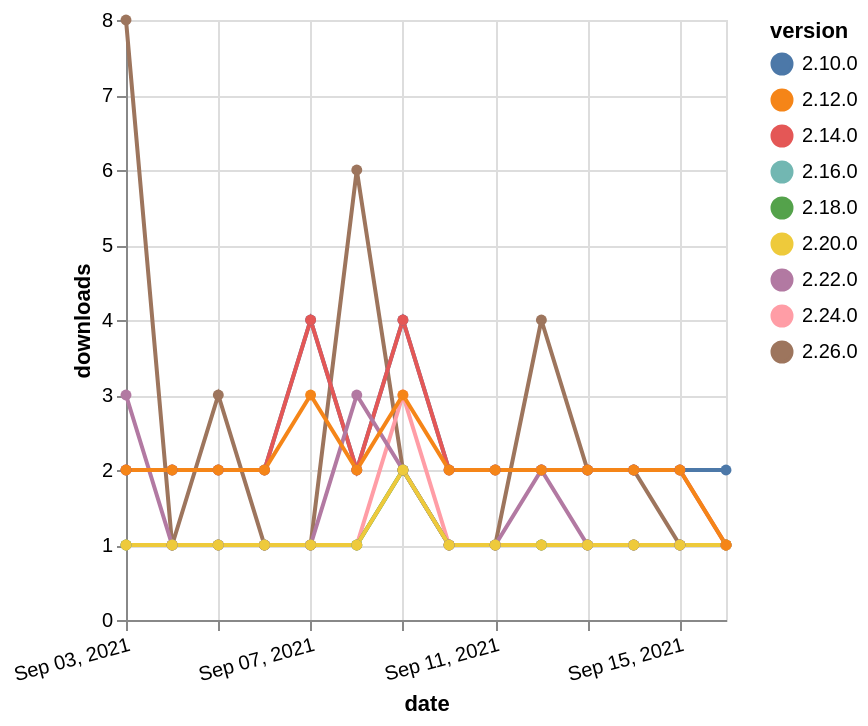

Describe this chart as a Vega-Lite specification.
### Vega-Lite specification from a JSON file in a GitHub repository (floating-point values rounded to 4 significant figures)
{"$schema": "https://vega.github.io/schema/vega-lite/v5.json", "description": "A simple bar chart with embedded data.", "data": {"values": [{"date": "2021-09-03", "total": 360, "delta": 1, "version": "2.16.0"}, {"date": "2021-09-04", "total": 361, "delta": 1, "version": "2.16.0"}, {"date": "2021-09-05", "total": 362, "delta": 1, "version": "2.16.0"}, {"date": "2021-09-06", "total": 363, "delta": 1, "version": "2.16.0"}, {"date": "2021-09-07", "total": 364, "delta": 1, "version": "2.16.0"}, {"date": "2021-09-08", "total": 365, "delta": 1, "version": "2.16.0"}, {"date": "2021-09-09", "total": 367, "delta": 2, "version": "2.16.0"}, {"date": "2021-09-10", "total": 368, "delta": 1, "version": "2.16.0"}, {"date": "2021-09-11", "total": 369, "delta": 1, "version": "2.16.0"}, {"date": "2021-09-12", "total": 370, "delta": 1, "version": "2.16.0"}, {"date": "2021-09-13", "total": 371, "delta": 1, "version": "2.16.0"}, {"date": "2021-09-14", "total": 372, "delta": 1, "version": "2.16.0"}, {"date": "2021-09-15", "total": 373, "delta": 1, "version": "2.16.0"}, {"date": "2021-09-16", "total": 374, "delta": 1, "version": "2.16.0"}, {"date": "2021-09-03", "total": 164, "delta": 8, "version": "2.26.0"}, {"date": "2021-09-04", "total": 165, "delta": 1, "version": "2.26.0"}, {"date": "2021-09-05", "total": 168, "delta": 3, "version": "2.26.0"}, {"date": "2021-09-06", "total": 169, "delta": 1, "version": "2.26.0"}, {"date": "2021-09-07", "total": 170, "delta": 1, "version": "2.26.0"}, {"date": "2021-09-08", "total": 176, "delta": 6, "version": "2.26.0"}, {"date": "2021-09-09", "total": 178, "delta": 2, "version": "2.26.0"}, {"date": "2021-09-10", "total": 179, "delta": 1, "version": "2.26.0"}, {"date": "2021-09-11", "total": 180, "delta": 1, "version": "2.26.0"}, {"date": "2021-09-12", "total": 184, "delta": 4, "version": "2.26.0"}, {"date": "2021-09-13", "total": 186, "delta": 2, "version": "2.26.0"}, {"date": "2021-09-14", "total": 188, "delta": 2, "version": "2.26.0"}, {"date": "2021-09-15", "total": 189, "delta": 1, "version": "2.26.0"}, {"date": "2021-09-16", "total": 190, "delta": 1, "version": "2.26.0"}, {"date": "2021-09-03", "total": 3306, "delta": 2, "version": "2.10.0"}, {"date": "2021-09-04", "total": 3308, "delta": 2, "version": "2.10.0"}, {"date": "2021-09-05", "total": 3310, "delta": 2, "version": "2.10.0"}, {"date": "2021-09-06", "total": 3312, "delta": 2, "version": "2.10.0"}, {"date": "2021-09-07", "total": 3316, "delta": 4, "version": "2.10.0"}, {"date": "2021-09-08", "total": 3318, "delta": 2, "version": "2.10.0"}, {"date": "2021-09-09", "total": 3322, "delta": 4, "version": "2.10.0"}, {"date": "2021-09-10", "total": 3324, "delta": 2, "version": "2.10.0"}, {"date": "2021-09-11", "total": 3326, "delta": 2, "version": "2.10.0"}, {"date": "2021-09-12", "total": 3328, "delta": 2, "version": "2.10.0"}, {"date": "2021-09-13", "total": 3330, "delta": 2, "version": "2.10.0"}, {"date": "2021-09-14", "total": 3332, "delta": 2, "version": "2.10.0"}, {"date": "2021-09-15", "total": 3334, "delta": 2, "version": "2.10.0"}, {"date": "2021-09-16", "total": 3336, "delta": 2, "version": "2.10.0"}, {"date": "2021-09-03", "total": 288, "delta": 1, "version": "2.24.0"}, {"date": "2021-09-04", "total": 289, "delta": 1, "version": "2.24.0"}, {"date": "2021-09-05", "total": 290, "delta": 1, "version": "2.24.0"}, {"date": "2021-09-06", "total": 291, "delta": 1, "version": "2.24.0"}, {"date": "2021-09-07", "total": 292, "delta": 1, "version": "2.24.0"}, {"date": "2021-09-08", "total": 293, "delta": 1, "version": "2.24.0"}, {"date": "2021-09-09", "total": 296, "delta": 3, "version": "2.24.0"}, {"date": "2021-09-10", "total": 297, "delta": 1, "version": "2.24.0"}, {"date": "2021-09-11", "total": 298, "delta": 1, "version": "2.24.0"}, {"date": "2021-09-12", "total": 299, "delta": 1, "version": "2.24.0"}, {"date": "2021-09-13", "total": 300, "delta": 1, "version": "2.24.0"}, {"date": "2021-09-14", "total": 301, "delta": 1, "version": "2.24.0"}, {"date": "2021-09-15", "total": 302, "delta": 1, "version": "2.24.0"}, {"date": "2021-09-16", "total": 303, "delta": 1, "version": "2.24.0"}, {"date": "2021-09-03", "total": 232, "delta": 1, "version": "2.18.0"}, {"date": "2021-09-04", "total": 233, "delta": 1, "version": "2.18.0"}, {"date": "2021-09-05", "total": 234, "delta": 1, "version": "2.18.0"}, {"date": "2021-09-06", "total": 235, "delta": 1, "version": "2.18.0"}, {"date": "2021-09-07", "total": 236, "delta": 1, "version": "2.18.0"}, {"date": "2021-09-08", "total": 237, "delta": 1, "version": "2.18.0"}, {"date": "2021-09-09", "total": 239, "delta": 2, "version": "2.18.0"}, {"date": "2021-09-10", "total": 240, "delta": 1, "version": "2.18.0"}, {"date": "2021-09-11", "total": 241, "delta": 1, "version": "2.18.0"}, {"date": "2021-09-12", "total": 242, "delta": 1, "version": "2.18.0"}, {"date": "2021-09-13", "total": 243, "delta": 1, "version": "2.18.0"}, {"date": "2021-09-14", "total": 244, "delta": 1, "version": "2.18.0"}, {"date": "2021-09-15", "total": 245, "delta": 1, "version": "2.18.0"}, {"date": "2021-09-16", "total": 246, "delta": 1, "version": "2.18.0"}, {"date": "2021-09-03", "total": 2644, "delta": 2, "version": "2.14.0"}, {"date": "2021-09-04", "total": 2646, "delta": 2, "version": "2.14.0"}, {"date": "2021-09-05", "total": 2648, "delta": 2, "version": "2.14.0"}, {"date": "2021-09-06", "total": 2650, "delta": 2, "version": "2.14.0"}, {"date": "2021-09-07", "total": 2654, "delta": 4, "version": "2.14.0"}, {"date": "2021-09-08", "total": 2656, "delta": 2, "version": "2.14.0"}, {"date": "2021-09-09", "total": 2660, "delta": 4, "version": "2.14.0"}, {"date": "2021-09-10", "total": 2662, "delta": 2, "version": "2.14.0"}, {"date": "2021-09-11", "total": 2664, "delta": 2, "version": "2.14.0"}, {"date": "2021-09-12", "total": 2666, "delta": 2, "version": "2.14.0"}, {"date": "2021-09-13", "total": 2668, "delta": 2, "version": "2.14.0"}, {"date": "2021-09-14", "total": 2670, "delta": 2, "version": "2.14.0"}, {"date": "2021-09-15", "total": 2672, "delta": 2, "version": "2.14.0"}, {"date": "2021-09-16", "total": 2673, "delta": 1, "version": "2.14.0"}, {"date": "2021-09-03", "total": 199, "delta": 3, "version": "2.22.0"}, {"date": "2021-09-04", "total": 200, "delta": 1, "version": "2.22.0"}, {"date": "2021-09-05", "total": 201, "delta": 1, "version": "2.22.0"}, {"date": "2021-09-06", "total": 202, "delta": 1, "version": "2.22.0"}, {"date": "2021-09-07", "total": 203, "delta": 1, "version": "2.22.0"}, {"date": "2021-09-08", "total": 206, "delta": 3, "version": "2.22.0"}, {"date": "2021-09-09", "total": 208, "delta": 2, "version": "2.22.0"}, {"date": "2021-09-10", "total": 209, "delta": 1, "version": "2.22.0"}, {"date": "2021-09-11", "total": 210, "delta": 1, "version": "2.22.0"}, {"date": "2021-09-12", "total": 212, "delta": 2, "version": "2.22.0"}, {"date": "2021-09-13", "total": 213, "delta": 1, "version": "2.22.0"}, {"date": "2021-09-14", "total": 214, "delta": 1, "version": "2.22.0"}, {"date": "2021-09-15", "total": 215, "delta": 1, "version": "2.22.0"}, {"date": "2021-09-16", "total": 216, "delta": 1, "version": "2.22.0"}, {"date": "2021-09-03", "total": 273, "delta": 1, "version": "2.20.0"}, {"date": "2021-09-04", "total": 274, "delta": 1, "version": "2.20.0"}, {"date": "2021-09-05", "total": 275, "delta": 1, "version": "2.20.0"}, {"date": "2021-09-06", "total": 276, "delta": 1, "version": "2.20.0"}, {"date": "2021-09-07", "total": 277, "delta": 1, "version": "2.20.0"}, {"date": "2021-09-08", "total": 278, "delta": 1, "version": "2.20.0"}, {"date": "2021-09-09", "total": 280, "delta": 2, "version": "2.20.0"}, {"date": "2021-09-10", "total": 281, "delta": 1, "version": "2.20.0"}, {"date": "2021-09-11", "total": 282, "delta": 1, "version": "2.20.0"}, {"date": "2021-09-12", "total": 283, "delta": 1, "version": "2.20.0"}, {"date": "2021-09-13", "total": 284, "delta": 1, "version": "2.20.0"}, {"date": "2021-09-14", "total": 285, "delta": 1, "version": "2.20.0"}, {"date": "2021-09-15", "total": 286, "delta": 1, "version": "2.20.0"}, {"date": "2021-09-16", "total": 287, "delta": 1, "version": "2.20.0"}, {"date": "2021-09-03", "total": 2793, "delta": 2, "version": "2.12.0"}, {"date": "2021-09-04", "total": 2795, "delta": 2, "version": "2.12.0"}, {"date": "2021-09-05", "total": 2797, "delta": 2, "version": "2.12.0"}, {"date": "2021-09-06", "total": 2799, "delta": 2, "version": "2.12.0"}, {"date": "2021-09-07", "total": 2802, "delta": 3, "version": "2.12.0"}, {"date": "2021-09-08", "total": 2804, "delta": 2, "version": "2.12.0"}, {"date": "2021-09-09", "total": 2807, "delta": 3, "version": "2.12.0"}, {"date": "2021-09-10", "total": 2809, "delta": 2, "version": "2.12.0"}, {"date": "2021-09-11", "total": 2811, "delta": 2, "version": "2.12.0"}, {"date": "2021-09-12", "total": 2813, "delta": 2, "version": "2.12.0"}, {"date": "2021-09-13", "total": 2815, "delta": 2, "version": "2.12.0"}, {"date": "2021-09-14", "total": 2817, "delta": 2, "version": "2.12.0"}, {"date": "2021-09-15", "total": 2819, "delta": 2, "version": "2.12.0"}, {"date": "2021-09-16", "total": 2820, "delta": 1, "version": "2.12.0"}]}, "width": "container", "mark": {"type": "line", "point": {"filled": true}}, "encoding": {"x": {"field": "date", "type": "temporal", "timeUnit": "yearmonthdate", "title": "date", "axis": {"labelAngle": -15}}, "y": {"field": "delta", "type": "quantitative", "title": "downloads"}, "color": {"field": "version", "type": "nominal"}, "tooltip": {"field": "delta"}}}
